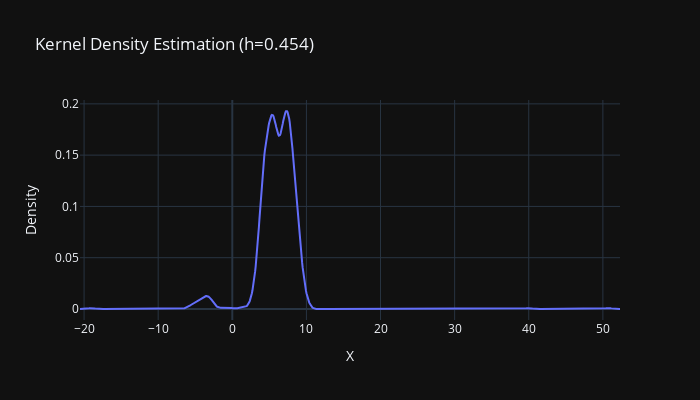

Notebook code cell kept with this figure:
### Code cell
fig = px.line(x=x_grid, y=probs, title=f"Kernel Density Estimation (h={h:.3f})",
              labels={"x": "X", "y": "Density"}, width=700, height=400)
fig.show()

### Figure 1 — Plotly figure (JSON) as saved in the notebook; plotly's stock layout.template omitted (floating-point values rounded to 4 significant figures; data arrays with more than 128 entries replaced by an {"elided": "..."} marker saying what was removed)
{"data": [{"hovertemplate": "X=%{x}<br>Density=%{y}<extra></extra>", "legendgroup": "", "line": {"color": "#636efa", "dash": "solid"}, "marker": {"symbol": "circle"}, "mode": "lines", "name": "", "orientation": "v", "showlegend": false, "x": {"elided": "1000 float values"}, "xaxis": "x", "y": {"elided": "1000 float values"}, "yaxis": "y", "type": "scatter"}], "layout": {"xaxis": {"anchor": "y", "domain": [0.0, 1.0], "title": {"text": "X"}}, "yaxis": {"anchor": "x", "domain": [0.0, 1.0], "title": {"text": "Density"}}, "legend": {"tracegroupgap": 0}, "title": {"text": "Kernel Density Estimation (h=0.454)"}, "height": 400, "width": 700}}
